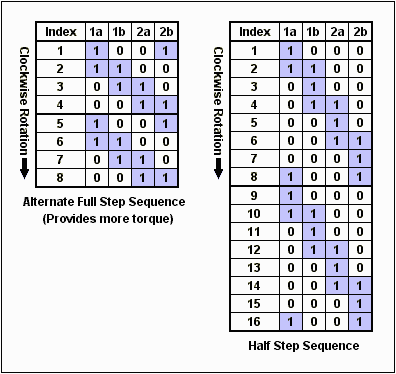
#> input picture Driving Sequence Bipol.gif, 396 x 374 px
$ python -i im_to_g_code.py   (imports and definitions only)
#> lines starting #> are read from the running program, lines starting #| are printed output that depends on the picture
'''
Raster/DXF Image to G code Converter
Author: Andrew Ilersich
Last modified: July 24, 2015
'''

# Import Python Image Library
from PIL import Image, ImageDraw, ImageEnhance

# Import PySerial
import serial
import serial.tools.list_ports

# Import system time (this is the only module you don't need to download)
import time

# Global values
imdim = 305         # Pixels in each dimension of image, 305 mm in 12 inches
smoothError = 1     # Rounding error when approx. raster with straight lines
done = []           # Record of all coordinates that were read from the image
direc = 0           # Current direction for tracing algorithm
                    # (0 = right, 1 = up, 2 = left, 3 = down)


# [252 lines left out: functions initRaster, initDXF, scale, smoothRasterCoords, isOnEdge, nextPixelInShape, not called in this run]


def nextShape(im):
    '''
    Return a tuple which represents the leftmost point of the next shape.

    Arguments:
        im is of type Image. Contains the image which is being processed.
    '''

    global imdim, done

    # Check the brightness of every point in the image
    for x in range(imdim):
        for y in range(imdim):

            # If a dark pixel is found that was not already read, return it
            if sum(im.getpixel((x, y))) < sum((127, 127, 127)) and\
               isOnEdge(im, (x, y)) and not (x, y) in done:
                done.append((x, y))
                return(x, y)

    # If no shape is found, return a special tuple
    return (-1, -1)


# [261 lines left out: functions dist, linePointDist, toFile, toSerial, readFromRaster, readFromDXF, not called in this run]


# [33 lines not run here, left out]

>>> import cv2
>>> picture = cv2.imread('Driving Sequence Bipol.gif', cv2.IMREAD_GRAYSCALE)
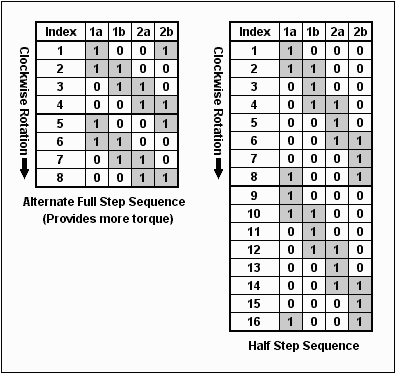
#> picture: shape (374, 396); min 4, max 252, mean 218.5
#> (the run stopped early here; a loop or call above may not have finished)
